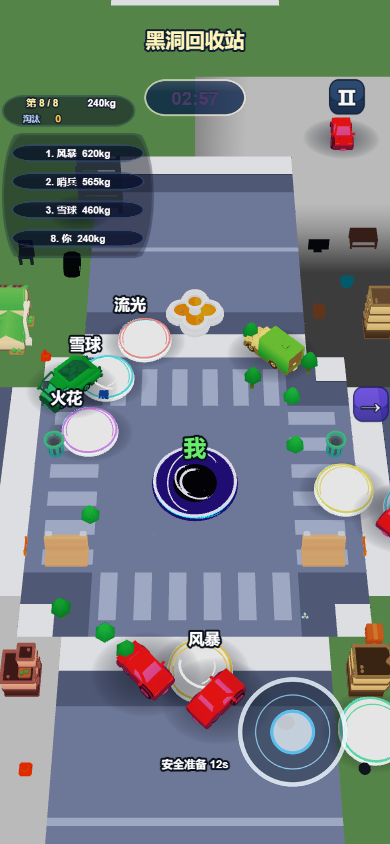
#> input picture artifacts/qa/v12/arena-before/arena-390x844.png, 390 x 844 px, found by its file name
$ python measure_ground_by_band.py
#> lines starting #> are read from the running program, lines starting #| are printed output that depends on the picture
"""Where is the arena's ground area, by screen band and by cause?

The deep review put ground share at 69.1% against the reference's 47.9% and called
it a composition problem rather than an asset shortfall. That is actionable only if
the ground is broken down by band: ground in the far field is the district beyond
the frame edge, ground in the mid field is the block interior, and ground in the
near field is what the camera is looking down on. Each has a different fix.

Run: python scripts/measure_ground_by_band.py [frame.png]
"""
import os
import sys

from PIL import Image

ROOT = os.path.join(os.path.dirname(os.path.abspath(__file__)), '..')
DEFAULT = os.path.join(ROOT, 'artifacts', 'qa', 'v13', 'arena', 'arena-390x844.png')

ASPHALT = (109, 119, 151)


def is_sky(r, g, b):
    if abs(r - ASPHALT[0]) <= 22 and abs(g - ASPHALT[1]) <= 22 and abs(b - ASPHALT[2]) <= 22:
        return False
    if 128 <= r <= 190 and 132 <= g <= 196 and 148 <= b <= 210 and abs(r - g) <= 14:
        return False
    return b > r + 24 and b > g + 6 and b > 150


def is_ground(r, g, b):
    if abs(r - ASPHALT[0]) <= 26 and abs(g - ASPHALT[1]) <= 26 and abs(b - ASPHALT[2]) <= 26:
        return True
    if r >= 190 and g >= 190 and b >= 190:
        return True
    if 60 <= r <= 130 and 60 <= g <= 140 and 80 <= b <= 170 and abs(r - g) <= 24:
        return True
    if g > r + 14 and g > b + 10:
        return True
    return False


def main():
    path = sys.argv[1] if len(sys.argv) > 1 else DEFAULT
    image = Image.open(path).convert('RGB')
#> image is the input picture: PIL image 390x844 RGB; mean R, G, B 119.9, 131, 133.5
    width, height = image.size
#> width = 390; height = 844
    print('%s  %dx%d' % (os.path.relpath(path, ROOT), width, height))
#| artifacts/qa/v13/arena/arena-390x844.png  390x844
    print('  %-22s %8s %8s %8s' % ('band (vertical)', 'city', 'ground', 'sky'))
    bands = [
        ('far (y 0-25%)', 0.00, 0.25),
        ('upper (25-50%)', 0.25, 0.50),
        ('mid (50-75%)', 0.50, 0.75),
        ('near (75-100%)', 0.75, 1.00),
    ]
    for name, top, bottom in bands:
        region = image.crop((0, int(top * height), width, int(bottom * height)))
        pixels = list(region.getdata())
        city = ground = sky = 0
        for r, g, b in pixels:
            if is_sky(r, g, b):
                sky += 1
            elif is_ground(r, g, b):
                ground += 1
            else:
                city += 1
        total = len(pixels)
        print('  %-22s %7.1f%% %7.1f%% %7.1f%%'
              % (name, 100.0 * city / total, 100.0 * ground / total, 100.0 * sky / total))
#> this loop made 4 passes
#|   far (y 0-25%)             36.6%    63.3%     0.1%
#|   upper (25-50%)            29.7%    68.9%     1.4%
#|   mid (50-75%)              22.8%    76.9%     0.3%
#|   near (75-100%)            30.9%    68.2%     1.0%
#> pass 1, in main, `region = image.crop((0, int(top * height), width, int(bottom * height)))`:
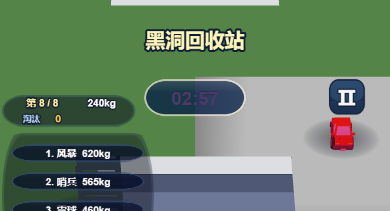
#> region: PIL image 390x211 RGB; mean R, G, B 106.7, 129.7, 107.4
#> pass 2, in main, `region = image.crop((0, int(top * height), width, int(bottom * height)))`:
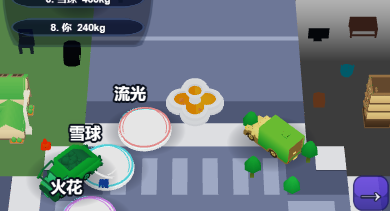
#> region: PIL image 390x211 RGB; mean R, G, B 108.7, 122.8, 124.3
#> pass 3, in main, `region = image.crop((0, int(top * height), width, int(bottom * height)))`:
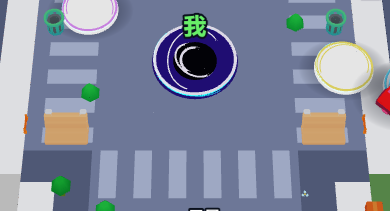
#> region: PIL image 390x211 RGB; mean R, G, B 131.5, 138.5, 158.4
    return 0


if __name__ == '__main__':
    sys.exit(main())
#> (the program exits here)

$ run again, with artifacts/qa/v12/arena-before/arena-375x667.png copied over artifacts/qa/v12/arena-before/arena-390x844.png
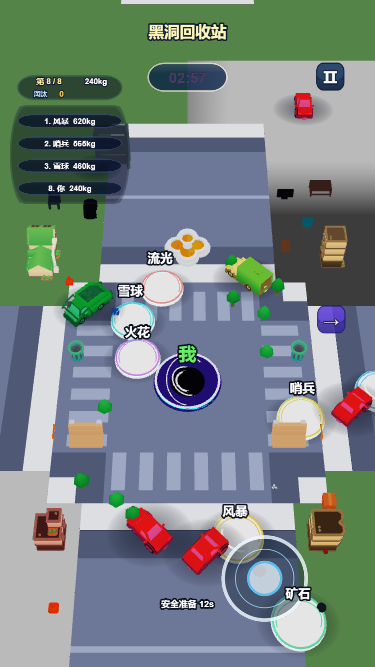
#> input picture artifacts/qa/v12/arena-before/arena-375x667.png, 375 x 667 px, found by its file name
#> in main, image is the input picture: PIL image 375x667 RGB; mean R, G, B 119.3, 131.7, 130.2
#| artifacts/qa/v13/arena/arena-390x844.png  375x667
#> the loop in main, `for name, top, bottom in bands:` made 4 passes
#> total on passes 1 to 4: 62250, 62625, 62625, 62625
#> (printed output is left out)
#> pass 1, in main, `region = image.crop((0, int(top * height), width, int(bottom * height)))`:
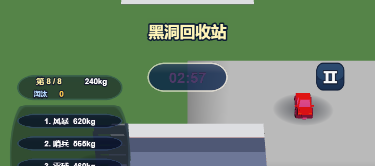
#> region: PIL image 375x166 RGB; mean R, G, B 108.8, 133, 108.1
#> pass 3, in main, `region = image.crop((0, int(top * height), width, int(bottom * height)))`:
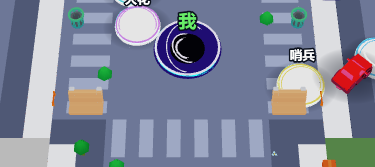
#> region: PIL image 375x167 RGB; mean R, G, B 129.6, 135, 153.9
